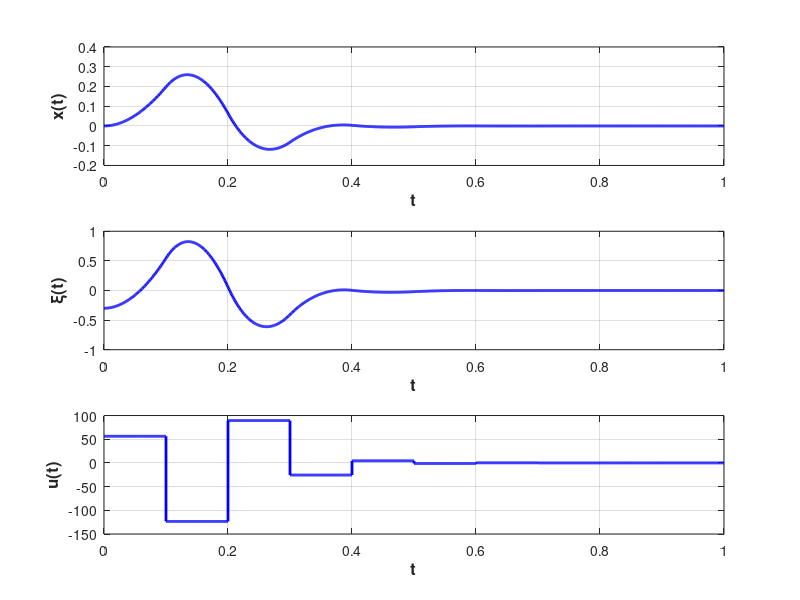

MATLAB code for this plot:
function pendulum_fixed_control
    m  = 0.127; % масса маятника
    M  = 1.206; % масса тележки
    I  = 0.001; % момент инерции маятника относительно центра масс
    l  = 0.178; % расстояние от точки крепления до центра масс
    Bc = 5.4;   % коэф. вязкого трения между кареткой и направляющей
    Bp = 0.002; % коэф. вязкого трения в точке крепления
    g  = 9.81;  % коэф. свободного падения

    % определим матрицы системы
    A0 = [m + M, -m * l; 
          -m * l, I + m * l^2];

    A1 = diag([Bc, Bp]);
    A2 = diag([0, -m * g * l]);
    B = [0; 0; inv(A0) * [1; 0]];

    % основная матрица системы
    A = [zeros(2, 2), eye(2); -inv(A0) * A2, -inv(A0) * A1];

    h = 0.1;
    Ad = expm(A * h);
    f = @(s)(expm(A * s) * B);

    Bd = integral(f, 0, h, "ArrayValued", true);
    
    theta = -place(Ad, Bd, [-0.1, -0.2, 0.2, 0.1]);

    nx = size(Ad, 1); % количество строчек
    % задаем время отрисовки графиков
    TIME = 1.0;
    % задаем параметры метода решения системы дифференциальных уравнений
    options = odeset('RelTol', 1e-5, 'AbsTol', 1e-5 * ones(1, nx));
    % задаем начальные условия 
    x0 = zeros(1, nx);   

    x0(1) = 0.0;
    x0(2) = -0.3;

    discr = 0 : h : TIME;
    tlst = [];
    xlst = [;;;];
    ulst = [];

    for i = 1 : size(discr, 2) - 1
        ticks = discr(i) : 0.001 : discr(i + 1);
        [TL, YL] = ode45(@(t, X)(A * X + B * theta * x0'), ticks, x0, options);
        tlst = [tlst; TL];
        xlst = [xlst; YL];
        ulst = [ulst, theta * x0' * ones(1, size(TL, 1))];
        x0 = YL(end, :);
    end

    fhandle = figure;
    subplot(3, 1, 1)
        plot(tlst, xlst(:, 1), 'b', 'LineWidth', 2.0)
        grid on;
        xlabel('t', 'FontSize', 12, 'FontWeight', 'bold');
        ylabel('x(t)', 'FontSize', 12, 'FontWeight', 'bold');
    subplot(3, 1, 2)
        plot(tlst, xlst(:, 2), 'b', 'LineWidth', 2.0)
        grid on;
        xlabel('t', 'FontSize', 12, 'FontWeight', 'bold');
        ylabel('\xi(t)', 'FontSize', 12, 'FontWeight', 'bold');
    subplot(3, 1, 3)
        plot(tlst, ulst(1, :), 'b', 'LineWidth', 2.0)
        grid on;
        xlabel('t', 'FontSize', 12, 'FontWeight', 'bold');
        ylabel('u(t)', 'FontSize', 12, 'FontWeight', 'bold');
end